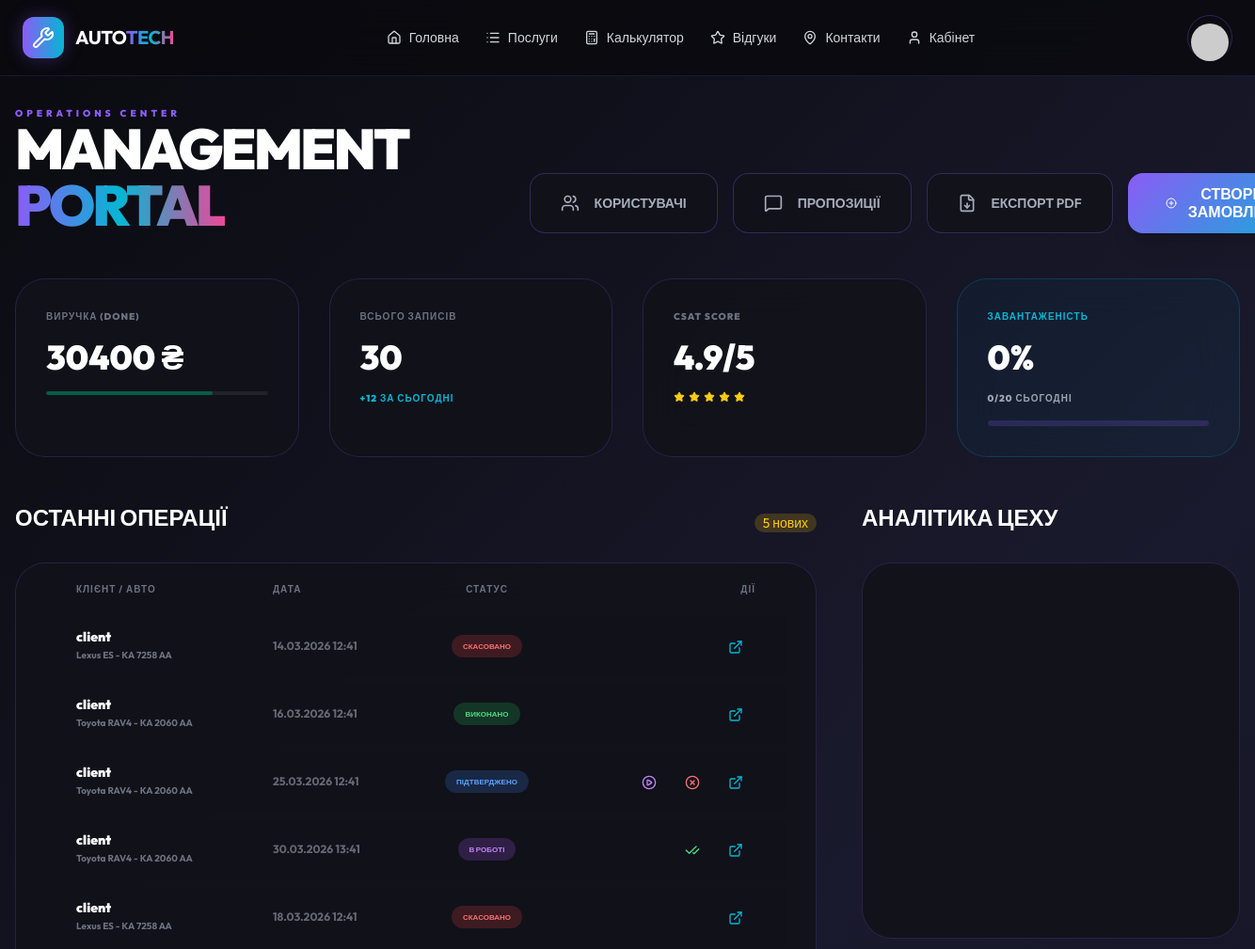
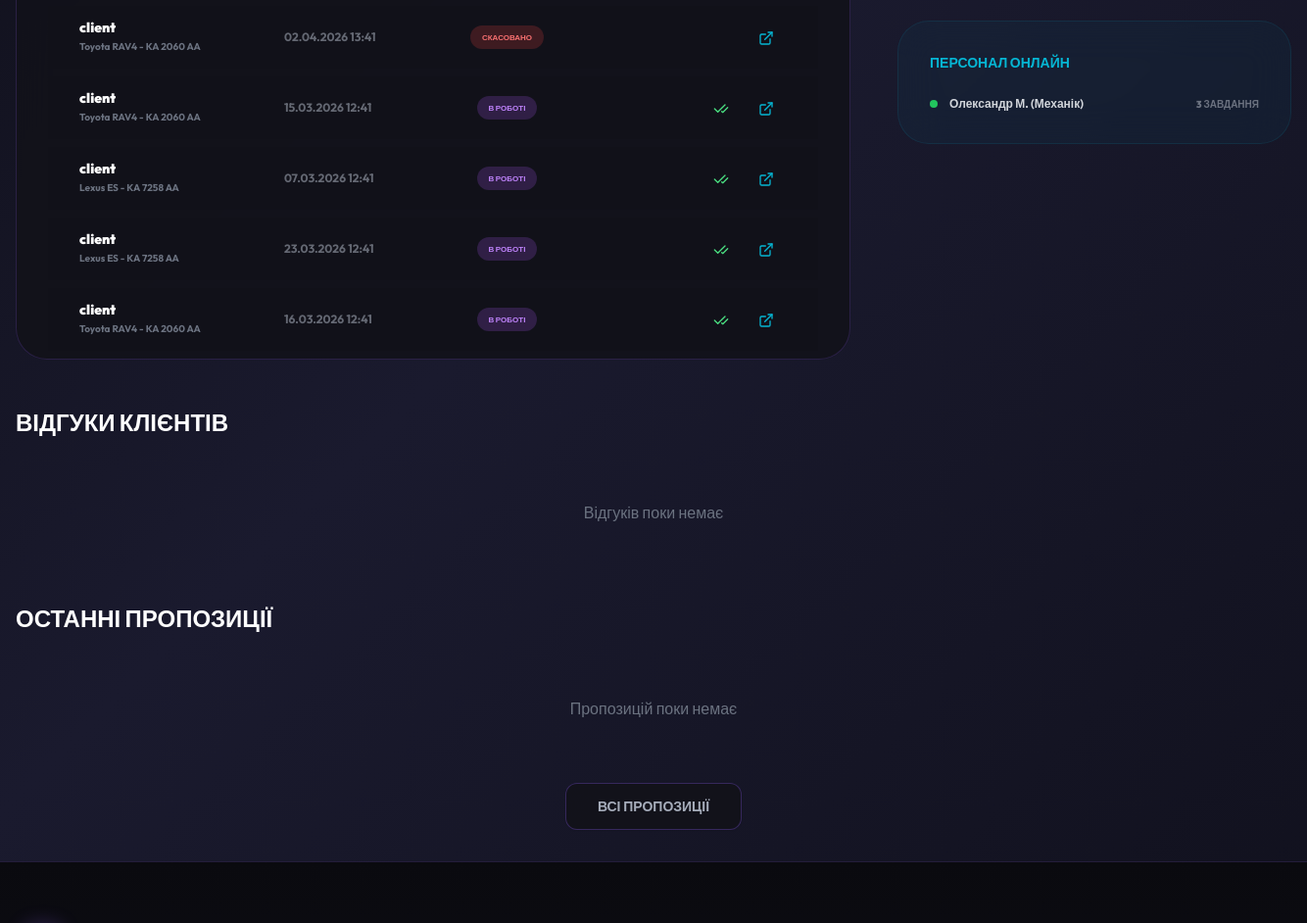
/dashboard/ (signed in, upper part), run on an earlier commit of the app's database (2 pictures, top to bottom).
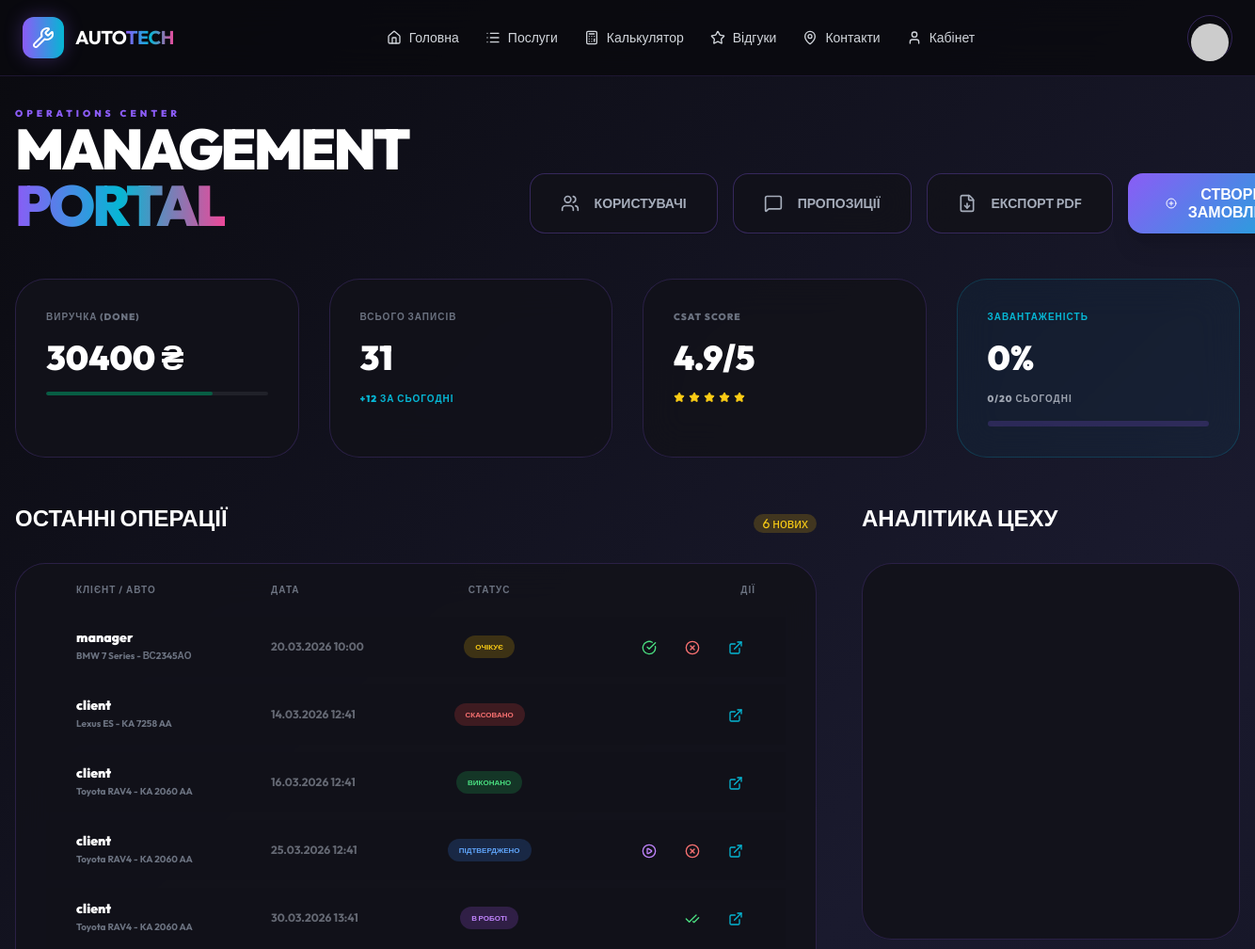
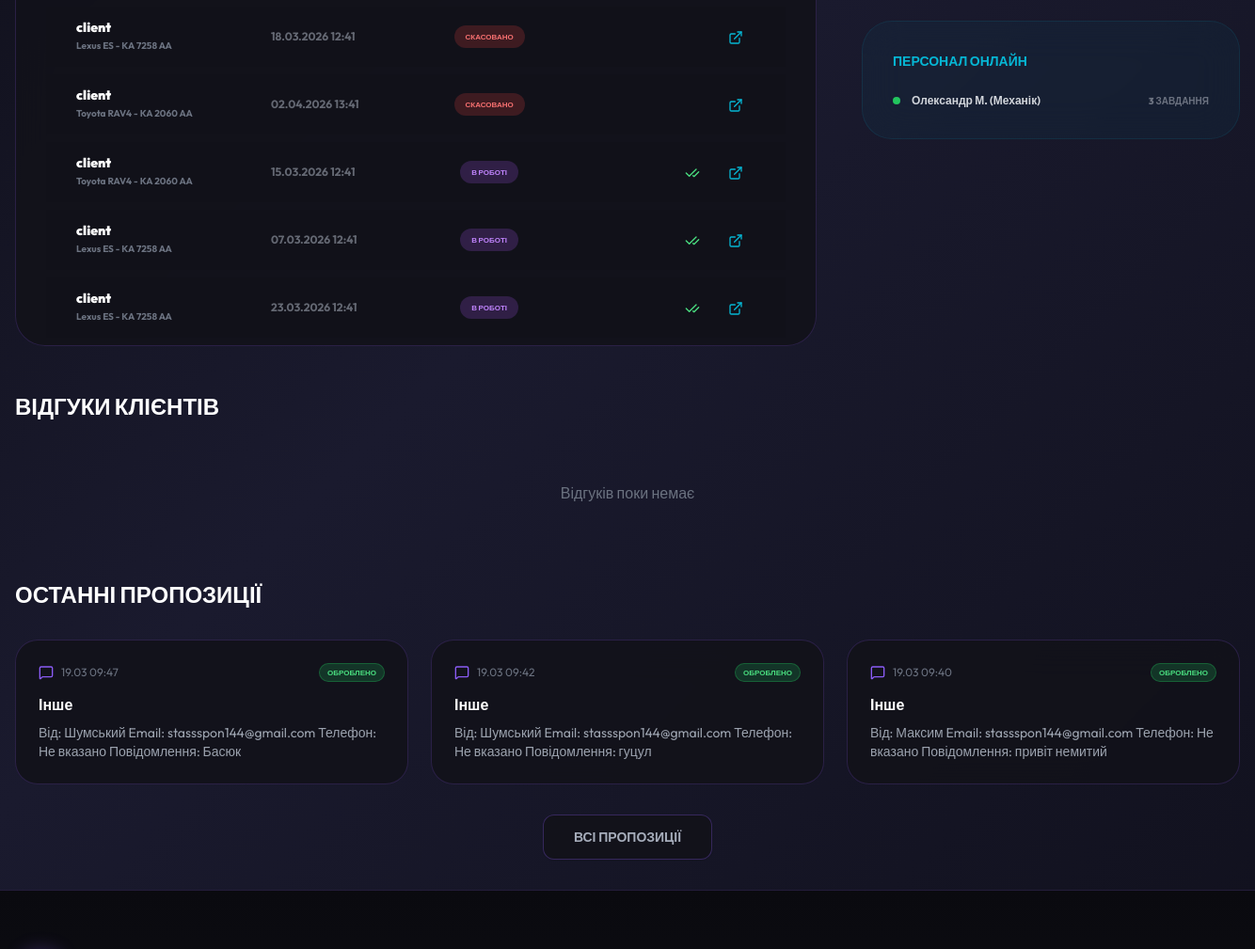
And on a later commit of the database (2 pictures, top to bottom).
### bookings/models.py (models this page shows, shortened)
class Booking(models.Model):
    class Status(models.TextChoices):
        PENDING = "PENDING", _("Очікує")
        CONFIRMED = "CONFIRMED", _("Підтверджено")
        IN_PROGRESS = "IN_PROGRESS", _("В роботі")
        DONE = "DONE", _("Виконано")
        CANCELLED = "CANCELLED", _("Скасовано")
    client = models.ForeignKey(
        settings.AUTH_USER_MODEL, on_delete=models.CASCADE, related_name="bookings"
    )
    car = models.ForeignKey(UserCar, on_delete=models.CASCADE, related_name="bookings")
    mechanic = models.ForeignKey(
        settings.AUTH_USER_MODEL,
        on_delete=models.SET_NULL,
        null=True,
        blank=True,
        limit_choices_to={"role": "MECHANIC"},
        related_name="assigned_tasks",
    )
    scheduled_at = models.DateTimeField(verbose_name=_("Заплановано на"))
    service_type = models.CharField(max_length=200, blank=True, verbose_name=_("Тип послуги"))
    status = models.CharField(
        max_length=20, choices=Status.choices, default=Status.PENDING, verbose_name=_("Статус")
    )
    total_cost = models.DecimalField(
        max_digits=10, decimal_places=2, default=0, verbose_name=_("Загальна вартість")
    )
    notes = models.TextField(blank=True, verbose_name=_("Примечания"))
    created_at = models.DateTimeField(auto_now_add=True)
    class Meta:
        verbose_name = _("Запис на сервіс")
        verbose_name_plural = _("Записи на сервіс")
        ordering = ["-scheduled_at"]

### accounts/models.py (models this page shows, shortened)
class User(AbstractUser):
    class Role(models.TextChoices):
        CLIENT = "CLIENT", _("Клієнт")
        MANAGER = "MANAGER", _("Менеджер")
        MECHANIC = "MECHANIC", _("Механік")
        ADMIN = "ADMIN", _("Адміністратор")
    email = models.EmailField(_("Email"), unique=True)
    role = models.CharField(
        max_length=20, choices=Role.choices, default=Role.CLIENT, verbose_name=_("Роль")
    )
    phone = models.CharField(max_length=20, blank=True, null=True, verbose_name=_("Телефон"))
    avatar = models.ImageField(
        upload_to="avatars/", blank=True, null=True, verbose_name=_("Аватар")
    )
    USERNAME_FIELD = "email"
    REQUIRED_FIELDS = ["username"]
    class Meta:
        verbose_name = _("Користувач")
        verbose_name_plural = _("Користувачі")

### cars/models.py (models this page shows, shortened)
class UserCar(models.Model):
    class FuelType(models.TextChoices):
        GASOLINE = "GASOLINE", _("Бензин")
        DIESEL = "DIESEL", _("Дизель")
        LPG = "LPG", _("Газ/Газ-бензин")
        ELECTRIC = "ELECTRIC", _("Електро")
        HYBRID = "HYBRID", _("Гібрид")
        CNG = "CNG", _("Метан")
    class EngineType(models.TextChoices):
        NATURAL = "NATURAL", _("Атмосферний")
        TURBO = "TURBO", _("Турбований")
        SUPERCHARGE = "SUPERCHARGE", _("Наддувний")
    class TechnicalCondition(models.TextChoices):
        EXCELLENT = "EXCELLENT", _("Відмінний")
        GOOD = "GOOD", _("Добрий")
        NEEDS_REPAIR = "NEEDS_REPAIR", _("Потребує ремонту")
        CRITICAL = "CRITICAL", _("Критичний")
    user = models.ForeignKey(
        settings.AUTH_USER_MODEL, on_delete=models.CASCADE, related_name="my_cars"
    )
    model = models.ForeignKey(CarModel, on_delete=models.PROTECT)
    vin = models.CharField(
        max_length=17, unique=True, blank=True, null=True, verbose_name=_("VIN-код")
    )
    license_plate = models.CharField(max_length=20, verbose_name=_("Держ. номер"))
    year = models.PositiveIntegerField(verbose_name=_("Рік випуску"))
    mileage = models.PositiveIntegerField(default=0, verbose_name=_("Пробіг (км)"))
    engine_type = models.CharField(
        max_length=20,
        choices=EngineType.choices,
        blank=True,
        null=True,
        verbose_name=_("Тип двигуна"),
    )
    engine_volume = models.DecimalField(
        max_digits=3, decimal_places=1, blank=True, null=True, verbose_name=_("Об'єм двигуна (л)")
    )
    fuel_type = models.CharField(
        max_length=20, choices=FuelType.choices, blank=True, null=True, verbose_name=_("Тип палива")
    )
    technical_condition = models.CharField(
        max_length=20,
        choices=TechnicalCondition.choices,
        default=TechnicalCondition.GOOD,
        verbose_name=_("Технічний стан"),
    )
    class Meta:
        verbose_name = _("Автомобіль користувача")
        verbose_name_plural = _("Автомобілі користувачів")

class CarModel(models.Model):
    brand = models.ForeignKey(CarBrand, on_delete=models.CASCADE, related_name="models")
    name = models.CharField(max_length=100, verbose_name=_("Модель"))
    year_start = models.PositiveIntegerField(default=2000)
    year_end = models.PositiveIntegerField(blank=True, null=True)
    class Meta:
        verbose_name = _("Модель авто")
        verbose_name_plural = _("Моделі авто")

class CarBrand(models.Model):
    name = models.CharField(max_length=100, unique=True, verbose_name=_("Марка"))
    logo = models.ImageField(upload_to="brands/", blank=True, null=True)
    class Meta:
        verbose_name = _("Марка авто")
        verbose_name_plural = _("Марки авто")

### notifications/models.py (models this page shows, shortened)
class UserProposal(models.Model):
    user = models.ForeignKey(
        settings.AUTH_USER_MODEL, on_delete=models.CASCADE, related_name="proposals"
    )
    subject = models.CharField(max_length=255, verbose_name=_("Тема"))
    message = models.TextField(verbose_name=_("Повідомлення"))
    phone = models.CharField(max_length=20, blank=True, null=True, verbose_name=_("Телефон"))
    is_read = models.BooleanField(default=False, verbose_name=_("Прочитано"))
    is_processed = models.BooleanField(default=False, verbose_name=_("Оброблено"))
    created_at = models.DateTimeField(auto_now_add=True)
    class Meta:
        verbose_name = _("Пропозиція користувача")
        verbose_name_plural = _("Пропозиції користувачів")
        ordering = ["-created_at"]

### dashboard/views.py (the view, shortened to what this page needs)
# urls.py: path("dashboard/", views.MultiRoleDashboardView.as_view(), name="index"),
class MultiRoleDashboardView(LoginRequiredMixin, TemplateView):
    def get_template_names(self):
        role = self.request.user.role
        if role == "MANAGER" or role == "ADMIN":
            return ["dashboard/manager.html"]
        elif role == "MECHANIC":
            return ["dashboard/mechanic.html"]
        return ["dashboard/index.html"]
    def get_context_data(self, **kwargs):
        context = super().get_context_data(**kwargs)
        user = self.request.user
        if user.role == "CLIENT":
            context["bookings"] = Booking.objects.filter(client=user).order_by("-scheduled_at")[:10]
            context["cars"] = UserCar.objects.filter(user=user)
            context["bonus_account"], _ = BonusPoints.objects.get_or_create(user=user)
            context["bonus_transactions"] = BonusTransaction.objects.filter(user=user).order_by(
                "-created_at"
            )[:10]
            context["service_history"] = ServiceHistory.objects.filter(car__user=user).order_by(
                "-service_date"
            )[:10]
            context["reminders"] = Reminder.objects.filter(user=user, is_active=True)[:5]
            context["unread_notifications"] = Notification.objects.filter(
                user=user, is_read=False
            ).count()
            context["my_reviews"] = Review.objects.filter(user=user).order_by("-created_at")[:5]
        elif user.role == "MANAGER":
            context["total_bookings"] = Booking.objects.count()
            context["revenue"] = (
                Booking.objects.filter(status="DONE").aggregate(Sum("total_cost"))[
                    "total_cost__sum"
                ]
                or 0
            )
            context["recent_bookings"] = Booking.objects.all().order_by("-created_at")[:10]
            context["pending_bookings_list"] = Booking.objects.filter(status="PENDING").order_by(
                "-created_at"
            )[:15]
            context["pending_bookings"] = Booking.objects.filter(status="PENDING").count()
            context["all_reviews"] = Review.objects.all().order_by("-created_at")[:20]
            context["pending_reviews_count"] = Review.objects.filter(is_approved=False).count()
            context["proposals"] = UserProposal.objects.all().order_by("-created_at")[:20]
            context["proposals_count"] = UserProposal.objects.filter(is_read=False).count()
            context["mechanics"] = User.objects.filter(role="MECHANIC", is_active=True)
            total_slots_today = 20
            booked_slots_today = Booking.objects.filter(
                scheduled_at__date=datetime.now().date(),
                status__in=["PENDING", "CONFIRMED", "IN_PROGRESS"],
            ).count()
            context["shop_load"] = min(int((booked_slots_today / total_slots_today) * 100), 100)
            context["booked_slots"] = booked_slots_today
            context["total_slots"] = total_slots_today
        context["now"] = datetime.now()
        return context

### templates/dashboard/manager.html (shortened to what the changed rows need)
{% extends 'base.html' %}
{% load static %}
{% block content %}
<div class="space-y-12">
    <div class="flex flex-col md:flex-row justify-between items-end gap-8">
        <div>
            <h1 class="text-6xl font-black text-white tracking-tighter uppercase">MANAGEMENT <span class="gradient-text">PORTAL</span></h1>
        </div>
    </div>
    <div class="grid grid-cols-1 md:grid-cols-4 gap-8">
        <div class="glass-panel p-8 rounded-[32px] border-cyber-purple/20 space-y-4">
            <div class="text-[10px] font-black uppercase tracking-widest text-gray-500">Всього записів</div>
            <div class="text-4xl font-black text-white">{{ total_bookings }}</div>
            <div class="text-[10px] font-black text-cyber-cyan uppercase tracking-widest">+12 за сьогодні</div>
        </div>
    </div>
    <div class="grid grid-cols-1 lg:grid-cols-3 gap-12">
        <div class="lg:col-span-2 space-y-8">
            <div class="flex justify-between items-end">
                <h3 class="text-2xl font-black uppercase text-white">ОСТАННІ ОПЕРАЦІЇ</h3>
                <span class="badge bg-yellow-500/20 text-yellow-400 border-0">{{ pending_bookings }} нових</span>
            </div>
            <div class="glass-panel rounded-[32px] border-cyber-purple/20 overflow-hidden">
                <table class="table w-full border-separate border-spacing-y-2 px-8">
                    <thead>
                        <tr class="text-gray-500 border-none uppercase text-[10px] font-black tracking-widest">
                            <th class="bg-transparent pl-8">Клієнт / Авто</th>
                            <th class="bg-transparent">Дата</th>
                            <th class="bg-transparent text-center">Статус</th>
                            <th class="bg-transparent text-right pr-8">Дії</th>
                        </tr>
                    </thead>
                    <tbody>
                        {% for booking in recent_bookings %}
                        <tr class="glass-panel border-cyber-purple/10 hover:bg-cyber-purple/5 transition-all">
                            <td class="bg-transparent pl-8">
                                <div class="font-black text-white">{{ booking.client.username }}</div>
                                <div class="text-[10px] font-bold text-gray-500">{{ booking.car.model.brand.name|default:'' }} {{ booking.car.model.name }} - {{ booking.car.license_plate }}</div>
                            </td>
                            <td class="bg-transparent text-xs font-bold opacity-60 text-gray-400">
                                {{ booking.scheduled_at|date:"d.m.Y H:i" }}
                            </td>
                            <td class="bg-transparent text-center">
                                <div class="badge {% if booking.status == 'PENDING' %}bg-yellow-500/20 text-yellow-400{% elif booking.status == 'CONFIRMED' %}bg-blue-500/20 text-blue-400{% elif booking.status == 'IN_PROGRESS' %}bg-purple-500/20 text-purple-400{% elif booking.status == 'DONE' %}bg-green-500/20 text-green-400{% else %}bg-red-500/20 text-red-400{% endif %} border-0 text-[8px] font-black uppercase p-3">
                                    {{ booking.get_status_display }}
                                </div>
                            </td>
                            <td class="bg-transparent text-right pr-8">
                                <div class="flex justify-end gap-1">
                                    {% if booking.status == 'PENDING' %}
                                    <button onclick="updateBookingStatus({{ booking.id }}, 'CONFIRMED')" class="btn btn-sm btn-ghost text-green-400" title="Підтвердити">
                                        <i data-lucide="check-circle" class="w-4 h-4"></i>
                                    </button>
                                    <button onclick="updateBookingStatus({{ booking.id }}, 'CANCELLED')" class="btn btn-sm btn-ghost text-red-400" title="Скасувати">
                                        <i data-lucide="x-circle" class="w-4 h-4"></i>
                                    </button>
                                    {% elif booking.status == 'CONFIRMED' %}
                                    <button onclick="updateBookingStatus({{ booking.id }}, 'IN_PROGRESS')" class="btn btn-sm btn-ghost text-purple-400" title="Почати роботу">
                                        <i data-lucide="play-circle" class="w-4 h-4"></i>
                                    </button>
                                    <button onclick="updateBookingStatus({{ booking.id }}, 'CANCELLED')" class="btn btn-sm btn-ghost text-red-400" title="Скасувати">
                                        <i data-lucide="x-circle" class="w-4 h-4"></i>
                                    </button>
                                    {% elif booking.status == 'IN_PROGRESS' %}
                                    <button onclick="updateBookingStatus({{ booking.id }}, 'DONE')" class="btn btn-sm btn-ghost text-green-400" title="Завершити">
                                        <i data-lucide="check-check" class="w-4 h-4"></i>
                                    </button>
                                    {% endif %}
                                    <a href="{% url 'reports:booking_report' booking.id %}" target="_blank" class="btn btn-sm btn-ghost text-cyber-cyan" title="Деталі">
                                        <i data-lucide="external-link" class="w-4 h-4"></i>
                                    </a>
                                </div>
                            </td>
                        </tr>
                        {% endfor %}
                    </tbody>
                </table>
            </div>
        </div>
    </div>
    <div class="space-y-8 mt-12">
        <div class="grid grid-cols-1 md:grid-cols-2 lg:grid-cols-3 gap-6">
            {% for proposal in proposals|slice:":6" %}
            <div class="glass-panel p-6 rounded-[24px] border-cyber-purple/20 {% if not proposal.is_read %}border-l-4 border-l-cyber-cyan{% endif %}">
                <div class="flex items-center justify-between mb-3">
                    <div class="flex items-center gap-2">
                        <i data-lucide="message-square" class="w-4 h-4 text-cyber-purple"></i>
                        <span class="text-xs text-gray-500">{{ proposal.created_at|date:"d.m H:i" }}</span>
                    </div>
                    {% if proposal.is_processed %}
                    <span class="badge bg-green-500/20 border-green-500/30 text-green-400 text-[8px] font-bold uppercase px-2 py-1">Оброблено</span>
                    {% elif proposal.is_read %}
                    <span class="badge bg-gray-500/20 border-gray-500/30 text-gray-400 text-[8px] font-bold uppercase px-2 py-1">Переглянуто</span>
                    {% else %}
                    <span class="badge bg-cyber-cyan/20 border-cyber-cyan/30 text-cyber-cyan text-[8px] font-bold uppercase px-2 py-1">Нове</span>
                    {% endif %}
                </div>
                <h4 class="font-bold text-white mb-2">{{ proposal.subject }}</h4>
                <p class="text-gray-400 text-sm line-clamp-3">{{ proposal.message|truncatechars:100 }}</p>
            </div>
            {% empty %}
            <div class="col-span-full text-center py-8 text-gray-500">
                Пропозицій поки немає
            </div>
            {% endfor %}
        </div>
    </div>
</div>
{% endblock %}

What changed in the data, as far as the page shows it:
no longer on this page (row unchanged): Booking: client.username "client", car.model.brand.name "Toyota", car.model.name "RAV4", car.license_plate "KA 2060 AA", scheduled_at "16.03.2026 12:41", status "В РОБОТІ"
added Booking: client.username "manager", car.model.brand.name "BMW", car.model.name "7 Series", car.license_plate "ВС2345АО", scheduled_at "20.03.2026 10:00", status "ОЧІКУЄ"
added UserProposal: created_at "19.03 09:47", is_processed "ОБРОБЛЕНО", subject "Інше", message "Від: Шумський Email: stassspon144@gmail.com Телефон: Не вказано Повідомлення: Басюк"
added UserProposal: created_at "19.03 09:42", is_processed "ОБРОБЛЕНО", subject "Інше", message "Від: Шумський Email: stassspon144@gmail.com Телефон: Не вказано Повідомлення: гуцул"
added UserProposal: created_at "19.03 09:40", is_processed "ОБРОБЛЕНО", subject "Інше", message "Від: Максим Email: stassspon144@gmail.com Телефон: Не вказано Повідомлення: привіт немитий"
Also different on the page:
{{ total_bookings }}: "30" → "31"
{{ pending_bookings }}: "5" → "6"
text no longer shown: "Пропозицій поки немає"
